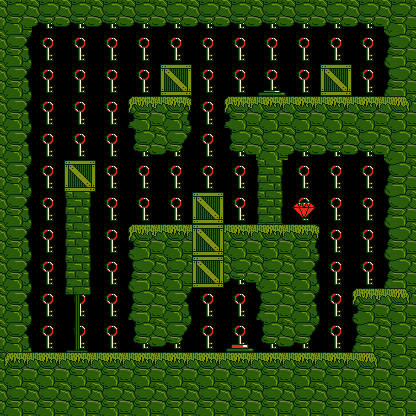

A level layout from a 2D game, rendered from its tile map. Below: a short description, then the map file with tile-grid data replaced by summaries:
An orthogonal 13x13 tile map with 32x32 px tiles, 3 tile layers (sky, collidable, front).

<map version="1.0" orientation="orthogonal" renderorder="right-down" width="13" height="13" tilewidth="32" tileheight="32" nextobjectid="4">
 <tileset firstgid="1" name="green" tilewidth="32" tileheight="32">
  <image source="../img/green.png" width="256" height="128" />
  <terraintypes>
   <terrain name="New Terrain" tile="-1" />
  </terraintypes>
  <tile id="0" terrain=",0,0,0" />
  <tile id="1" terrain=",,0," />
 </tileset>
 <layer name="sky" width="13" height="13">
  <data>[169 cells, 169 non-empty, 1 distinct tile ids]</data>
 </layer>
 <layer name="collidable" width="13" height="13">
  <properties>
   <property name="collidable" value="true" />
  </properties>
  <data>[169 cells, 105 non-empty, 15 distinct tile ids]</data>
 </layer>
 <layer name="front" width="13" height="13">
  <data>[169 cells, 6 non-empty, 4 distinct tile ids]</data>
 </layer>
</map>